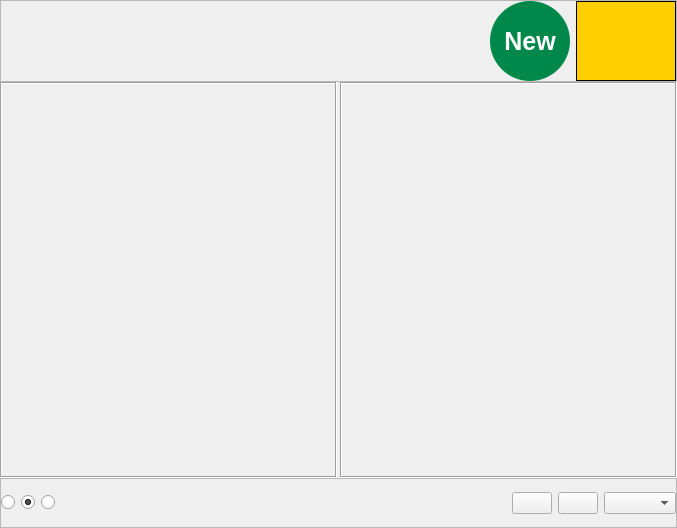
            <widget class="QWidget" name="scrollAreaWidgetContents_2">
             <property name="geometry">
              <rect>
               <x>0</x>
               <y>0</y>
               <width>677</width>
               <height>528</height>
              </rect>
             </property>
             <layout class="QVBoxLayout" name="verticalLayout_9">
              <property name="spacing">
               <number>0</number>
              </property>
              <property name="leftMargin">
               <number>0</number>
              </property>
              <property name="topMargin">
               <number>0</number>
              </property>
              <property name="rightMargin">
               <number>0</number>
              </property>
              <property name="bottomMargin">
               <number>0</number>
              </property>
              <item>
               <widget class="QFrame" name="frame_3">
                <property name="maximumSize">
                 <size>
                  <width>16777215</width>
                  <height>82</height>
                 </size>
                </property>
                <property name="frameShape">
                 <enum>QFrame::StyledPanel</enum>
                </property>
                <property name="frameShadow">
                 <enum>QFrame::Raised</enum>
                </property>
                <layout class="QHBoxLayout" name="horizontalLayout_11">
                 <property name="leftMargin">
                  <number>0</number>
                 </property>
                 <property name="topMargin">
                  <number>0</number>
                 </property>
                 <property name="rightMargin">
                  <number>0</number>
                 </property>
                 <property name="bottomMargin">
                  <number>0</number>
                 </property>
                 <item>
                  <widget class="QLabel" name="label_tab3_result_name">
                   <property name="font">
                    <font>
                     <pointsize>15</pointsize>
                     <weight>75</weight>
                     <italic>true</italic>
                     <bold>true</bold>
                    </font>
                   </property>
                   <property name="alignment">
                    <set>Qt::AlignBottom|Qt::AlignLeading|Qt::AlignLeft</set>
                   </property>
                  </widget>
                 </item>
                 <item>
                  <spacer name="horizontalSpacer_2">
                   <property name="orientation">
                    <enum>Qt::Horizontal</enum>
                   </property>
                   <property name="sizeHint" stdset="0">
                    <size>
                     <width>40</width>
                     <height>20</height>
                    </size>
                   </property>
                  </spacer>
                 </item>
                 <item>
                  <widget class="QLabel" name="label_tab3_loop">
                   <property name="minimumSize">
                    <size>
                     <width>80</width>
                     <height>0</height>
                    </size>
                   </property>
                   <property name="font">
                    <font>
                     <pointsize>19</pointsize>
                     <weight>75</weight>
                     <bold>true</bold>
                    </font>
                   </property>
                   <property name="styleSheet">
                    <string notr="true">background-color: rgb(0, 136, 74);
border-radius:40px;
color:#fff;</string>
                   </property>
                   <property name="text">
                    <string>New</string>
                   </property>
                   <property name="alignment">
                    <set>Qt::AlignCenter</set>
                   </property>
                  </widget>
                 </item>
                 <item>
                  <widget class="QLabel" name="label_tab3_result">
                   <property name="minimumSize">
                    <size>
                     <width>100</width>
                     <height>80</height>
                    </size>
                   </property>
                   <property name="maximumSize">
                    <size>
                     <width>150</width>
                     <height>80</height>
                    </size>
                   </property>
                   <property name="font">
                    <font>
                     <pointsize>35</pointsize>
                     <weight>75</weight>
                     <bold>true</bold>
                    </font>
                   </property>
                   <property name="styleSheet">
                    <string notr="true">background-color:#ffcf00;</string>
                   </property>
                   <property name="frameShape">
                    <enum>QFrame::Box</enum>
                   </property>
                   <property name="alignment">
                    <set>Qt::AlignCenter</set>
                   </property>
                  </widget>
                 </item>
                </layout>
               </widget>
              </item>
              <item>
               <layout class="QHBoxLayout" name="horizontalLayout_12">
                <property name="spacing">
                 <number>3</number>
                </property>
                <item>
                 <widget class="QFrame" name="frame_tab3_camera_win">
                  <property name="frameShape">
                   <enum>QFrame::Box</enum>
                  </property>
                  <property name="frameShadow">
                   <enum>QFrame::Sunken</enum>
                  </property>
                  <layout class="QGridLayout" name="gridLayout_9">
                   <property name="leftMargin">
                    <number>0</number>
                   </property>
                   <property name="topMargin">
                    <number>0</number>
                   </property>
                   <property name="rightMargin">
                    <number>0</number>
                   </property>
                   <property name="bottomMargin">
                    <number>0</number>
                   </property>
                   <item row="0" column="0">
                    <widget class="QLabel" name="label_tab3_camera_win">
                     <property name="minimumSize">
                      <size>
                       <width>20</width>
                       <height>0</height>
                      </size>
                     </property>
                     <property name="alignment">
                      <set>Qt::AlignCenter</set>
                     </property>
                    </widget>
                   </item>
                  </layout>
                 </widget>
                </item>
                <item>
                 <widget class="QFrame" name="frame_tab3_picture_win">
                  <property name="frameShape">
                   <enum>QFrame::Box</enum>
                  </property>
                  <property name="frameShadow">
                   <enum>QFrame::Sunken</enum>
                  </property>
                  <layout class="QGridLayout" name="gridLayout_10">
                   <property name="leftMargin">
                    <number>0</number>
                   </property>
                   <property name="topMargin">
                    <number>0</number>
                   </property>
                   <property name="rightMargin">
                    <number>0</number>
                   </property>
                   <property name="bottomMargin">
                    <number>0</number>
                   </property>
                   <item row="0" column="0">
                    <widget class="QLabel" name="label_tab3_picture_win"/>
                   </item>
                  </layout>
                 </widget>
                </item>
               </layout>
              </item>
              <item>
               <widget class="QFrame" name="frame_4">
                <property name="maximumSize">
                 <size>
                  <width>16777215</width>
                  <height>50</height>
                 </size>
                </property>
                <property name="frameShape">
                 <enum>QFrame::StyledPanel</enum>
                </property>
                <property name="frameShadow">
                 <enum>QFrame::Raised</enum>
                </property>
                <layout class="QHBoxLayout" name="horizontalLayout_17">
                 <property name="leftMargin">
                  <number>0</number>
                 </property>
                 <property name="topMargin">
                  <number>0</number>
                 </property>
                 <property name="rightMargin">
                  <number>0</number>
                 </property>
                 <property name="bottomMargin">
                  <number>0</number>
                 </property>
                 <item>
                  <layout class="QHBoxLayout" name="horizontalLayout_pause">
                   <item>
                    <widget class="QRadioButton" name="radioButton_tab3_continue">
                     <property name="font">
                      <font>
                       <pointsize>20</pointsize>
                       <weight>75</weight>
                       <bold>true</bold>
                      </font>
                     </property>
                     <property name="toolTip">
                      <string>0</string>
                     </property>
                    </widget>
                   </item>
                   <item>
                    <widget class="QRadioButton" name="radioButton_tab3_pausereset">
                     <property name="font">
                      <font>
                       <pointsize>20</pointsize>
                       <weight>75</weight>
                       <bold>true</bold>
                      </font>
                     </property>
                     <property name="toolTip">
                      <string>1</string>
                     </property>
                     <property name="checked">
                      <bool>true</bool>
                     </property>
                    </widget>
                   </item>
                   <item>
                    <widget class="QRadioButton" name="radioButton_tab3_pause">
                     <property name="font">
                      <font>
                       <pointsize>20</pointsize>
                       <weight>75</weight>
                       <bold>true</bold>
                      </font>
                     </property>
                     <property name="toolTip">
                      <string>2</string>
                     </property>
                    </widget>
                   </item>
                  </layout>
                 </item>
                 <item>
                  <spacer name="horizontalSpacer_3">
                   <property name="orientation">
                    <enum>Qt::Horizontal</enum>
                   </property>
                   <property name="sizeHint" stdset="0">
                    <size>
                     <width>40</width>
                     <height>20</height>
                    </size>
                   </property>
                  </spacer>
                 </item>
                 <item>
                  <widget class="QPushButton" name="btn_tab3_clear_picture_win"/>
                 </item>
                 <item>
                  <widget class="QPushButton" name="btn_tab3_changeerror"/>
                 </item>
                 <item>
                  <widget class="QComboBox" name="comboBox_tab3_results"/>
                 </item>
                </layout>
               </widget>
              </item>
             </layout>
            </widget>
